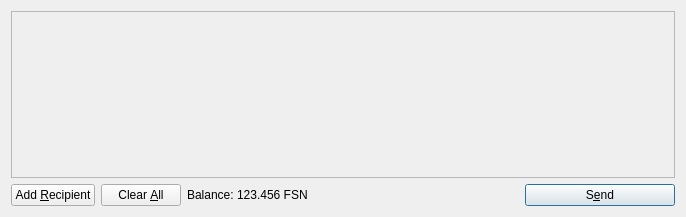
<?xml version="1.0" encoding="UTF-8"?>
<ui version="4.0">
 <class>SendCoinsDialog</class>
 <widget class="QDialog" name="SendCoinsDialog">
  <property name="geometry">
   <rect>
    <x>0</x>
    <y>0</y>
    <width>686</width>
    <height>217</height>
   </rect>
  </property>
  <property name="windowTitle">
   <string>Send Coins</string>
  </property>
  <layout class="QVBoxLayout" name="verticalLayout">
   <item>
    <widget class="QScrollArea" name="scrollArea">
     <property name="widgetResizable">
      <bool>true</bool>
     </property>
     <widget class="QWidget" name="scrollAreaWidgetContents">
      <property name="geometry">
       <rect>
        <x>0</x>
        <y>0</y>
        <width>666</width>
        <height>165</height>
       </rect>
      </property>
      <layout class="QVBoxLayout" name="verticalLayout_2">
       <property name="margin">
        <number>0</number>
       </property>
       <item>
        <layout class="QVBoxLayout" name="entries">
         <property name="spacing">
          <number>6</number>
         </property>
        </layout>
       </item>
       <item>
        <spacer name="verticalSpacer">
         <property name="orientation">
          <enum>Qt::Vertical</enum>
         </property>
         <property name="sizeHint" stdset="0">
          <size>
           <width>20</width>
           <height>40</height>
          </size>
         </property>
        </spacer>
       </item>
      </layout>
     </widget>
    </widget>
   </item>
   <item>
    <layout class="QHBoxLayout" name="horizontalLayout">
     <item>
      <widget class="QPushButton" name="addButton">
       <property name="toolTip">
        <string>Send to multiple recipients at once</string>
       </property>
       <property name="text">
        <string>Add &amp;Recipient</string>
       </property>
       <property name="icon">
        <iconset resource="../bitcoin.qrc">
         <normaloff>:/icons/add</normaloff>:/icons/add</iconset>
       </property>
       <property name="autoDefault">
        <bool>false</bool>
       </property>
      </widget>
     </item>
     <item>
      <widget class="QPushButton" name="clearButton">
       <property name="sizePolicy">
        <sizepolicy hsizetype="Minimum" vsizetype="Fixed">
         <horstretch>0</horstretch>
         <verstretch>0</verstretch>
        </sizepolicy>
       </property>
       <property name="toolTip">
        <string>Remove all transaction fields</string>
       </property>
       <property name="text">
        <string>Clear &amp;All</string>
       </property>
       <property name="icon">
        <iconset resource="../bitcoin.qrc">
         <normaloff>:/icons/remove</normaloff>:/icons/remove</iconset>
       </property>
       <property name="autoRepeatDelay">
        <number>300</number>
       </property>
       <property name="autoDefault">
        <bool>false</bool>
       </property>
      </widget>
     </item>
     <item>
      <layout class="QHBoxLayout" name="horizontalLayout_2">
       <property name="spacing">
        <number>3</number>
       </property>
       <item>
        <widget class="QLabel" name="label">
         <property name="text">
          <string>Balance:</string>
         </property>
        </widget>
       </item>
       <item>
        <widget class="QLabel" name="labelBalance">
         <property name="cursor">
          <cursorShape>IBeamCursor</cursorShape>
         </property>
         <property name="text">
          <string>123.456 FSN</string>
         </property>
         <property name="textInteractionFlags">
          <set>Qt::LinksAccessibleByMouse|Qt::TextSelectableByKeyboard|Qt::TextSelectableByMouse</set>
         </property>
        </widget>
       </item>
      </layout>
     </item>
     <item>
      <spacer name="horizontalSpacer">
       <property name="orientation">
        <enum>Qt::Horizontal</enum>
       </property>
       <property name="sizeHint" stdset="0">
        <size>
         <width>40</width>
         <height>20</height>
        </size>
       </property>
      </spacer>
     </item>
     <item>
      <widget class="QPushButton" name="sendButton">
       <property name="minimumSize">
        <size>
         <width>150</width>
         <height>0</height>
        </size>
       </property>
       <property name="toolTip">
        <string>Confirm the send action</string>
       </property>
       <property name="text">
        <string>S&amp;end</string>
       </property>
       <property name="icon">
        <iconset resource="../bitcoin.qrc">
         <normaloff>:/icons/send</normaloff>:/icons/send</iconset>
       </property>
       <property name="default">
        <bool>true</bool>
       </property>
      </widget>
     </item>
    </layout>
   </item>
  </layout>
 </widget>
 <resources>
  <include location="../bitcoin.qrc"/>
 </resources>
 <connections/>
</ui>
